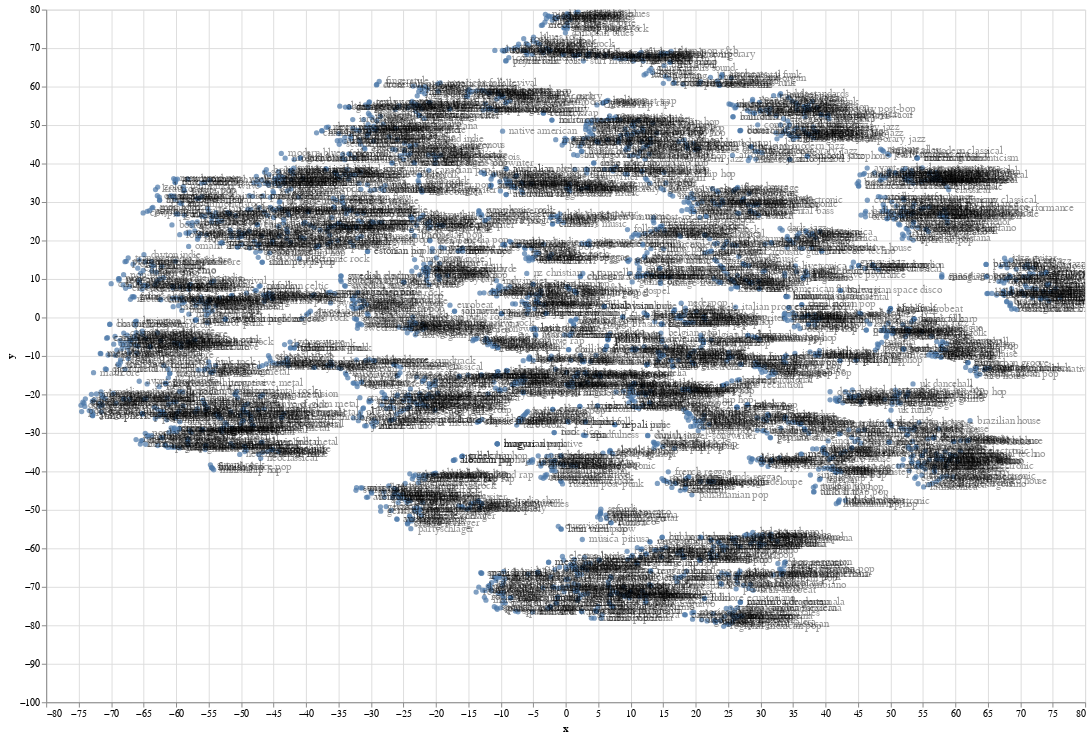

The notebook cell this image was saved under:
### Markdown cell above
# Cluster genres by the frequency of their co-occurrence

### Code cell
(plot + text).add_selection(zoom_scale)

### Figure 1 — Vega-Lite specification as saved in the notebook (floating-point values rounded to 4 significant figures; data arrays with more than 128 entries replaced by an {"elided": "..."} marker saying what was removed)
{"config": {"view": {"continuousWidth": 400, "continuousHeight": 300}}, "layer": [{"mark": "circle", "encoding": {"x": {"type": "quantitative", "field": "x"}, "y": {"type": "quantitative", "field": "y"}}, "height": 720, "selection": {"selector004": {"type": "interval", "bind": "scales"}}, "width": 1080}, {"mark": {"type": "text", "align": "left", "baseline": "middle", "dx": 7}, "encoding": {"opacity": {"value": 0.4}, "text": {"type": "nominal", "field": "name"}, "x": {"type": "quantitative", "field": "x"}, "y": {"type": "quantitative", "field": "y"}}, "height": 720, "width": 1080}], "data": {"name": "data-cf49471470ddf970e31d105b8712aad7"}, "$schema": "https://vega.github.io/schema/vega-lite/v4.8.1.json", "datasets": {"data-cf49471470ddf970e31d105b8712aad7": {"elided": "2885 records"}}}
